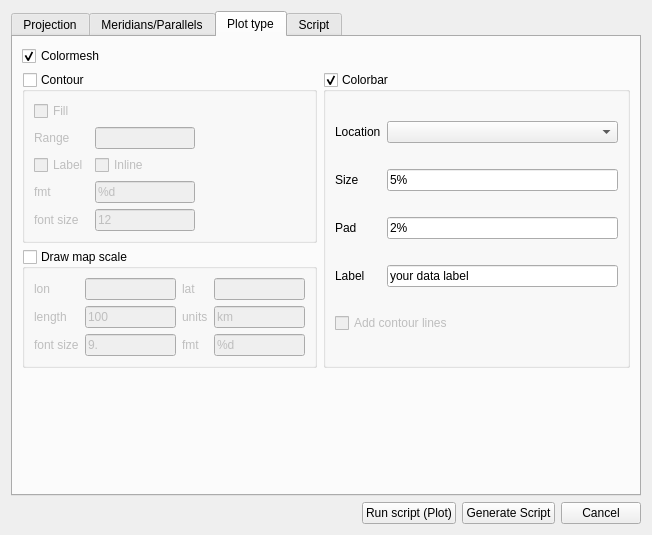
<?xml version="1.0" encoding="UTF-8"?>
<ui version="4.0">
 <class>Dialog</class>
 <widget class="QDialog" name="Dialog">
  <property name="geometry">
   <rect>
    <x>0</x>
    <y>0</y>
    <width>652</width>
    <height>535</height>
   </rect>
  </property>
  <property name="windowTitle">
   <string>Dialog</string>
  </property>
  <layout class="QGridLayout" name="gridLayout_3">
   <item row="0" column="0">
    <widget class="QTabWidget" name="tabWidget">
     <property name="currentIndex">
      <number>2</number>
     </property>
     <widget class="QWidget" name="tab_1">
      <attribute name="title">
       <string>Projection</string>
      </attribute>
      <layout class="QGridLayout" name="gridLayout_8">
       <item row="5" column="0">
        <spacer name="verticalSpacer">
         <property name="orientation">
          <enum>Qt::Vertical</enum>
         </property>
         <property name="sizeHint" stdset="0">
          <size>
           <width>20</width>
           <height>40</height>
          </size>
         </property>
        </spacer>
       </item>
       <item row="6" column="0">
        <widget class="Line" name="line_2">
         <property name="orientation">
          <enum>Qt::Horizontal</enum>
         </property>
        </widget>
       </item>
       <item row="3" column="0">
        <widget class="Line" name="line">
         <property name="orientation">
          <enum>Qt::Horizontal</enum>
         </property>
        </widget>
       </item>
       <item row="1" column="0">
        <layout class="QHBoxLayout" name="horizontalLayout_7">
         <item>
          <widget class="QLabel" name="label_32">
           <property name="minimumSize">
            <size>
             <width>100</width>
             <height>0</height>
            </size>
           </property>
           <property name="maximumSize">
            <size>
             <width>100</width>
             <height>16777215</height>
            </size>
           </property>
           <property name="text">
            <string>Resolution</string>
           </property>
          </widget>
         </item>
         <item>
          <widget class="QComboBox" name="comboBox_projectionResolution"/>
         </item>
         <item>
          <spacer name="horizontalSpacer_4">
           <property name="orientation">
            <enum>Qt::Horizontal</enum>
           </property>
           <property name="sizeHint" stdset="0">
            <size>
             <width>40</width>
             <height>20</height>
            </size>
           </property>
          </spacer>
         </item>
        </layout>
       </item>
       <item row="0" column="0">
        <layout class="QHBoxLayout" name="horizontalLayout_6">
         <item>
          <widget class="QLabel" name="label">
           <property name="sizePolicy">
            <sizepolicy hsizetype="Preferred" vsizetype="Fixed">
             <horstretch>0</horstretch>
             <verstretch>0</verstretch>
            </sizepolicy>
           </property>
           <property name="maximumSize">
            <size>
             <width>100</width>
             <height>16777215</height>
            </size>
           </property>
           <property name="text">
            <string>Projection</string>
           </property>
          </widget>
         </item>
         <item>
          <widget class="QComboBox" name="comboBox_selectProjection"/>
         </item>
        </layout>
       </item>
       <item row="4" column="0">
        <layout class="QHBoxLayout" name="horizontalLayout_4">
         <item>
          <widget class="QCheckBox" name="checkBox_drawCoasline">
           <property name="text">
            <string>Draw Coastlines</string>
           </property>
           <property name="checked">
            <bool>true</bool>
           </property>
          </widget>
         </item>
         <item>
          <layout class="QHBoxLayout" name="horizontalLayout">
           <item>
            <widget class="QCheckBox" name="checkBox_drawRiver">
             <property name="text">
              <string>Draw Rivers</string>
             </property>
             <property name="checked">
              <bool>true</bool>
             </property>
            </widget>
           </item>
           <item>
            <widget class="QFrame" name="frame_fillRiverColor">
             <property name="minimumSize">
              <size>
               <width>20</width>
               <height>0</height>
              </size>
             </property>
             <property name="frameShape">
              <enum>QFrame::StyledPanel</enum>
             </property>
             <property name="frameShadow">
              <enum>QFrame::Sunken</enum>
             </property>
            </widget>
           </item>
          </layout>
         </item>
         <item>
          <layout class="QHBoxLayout" name="horizontalLayout_3">
           <item>
            <widget class="QCheckBox" name="checkBox_fillContinent">
             <property name="text">
              <string>Fill Continents</string>
             </property>
             <property name="checked">
              <bool>true</bool>
             </property>
            </widget>
           </item>
           <item>
            <widget class="QFrame" name="frame_fillContinentColor">
             <property name="minimumSize">
              <size>
               <width>20</width>
               <height>0</height>
              </size>
             </property>
             <property name="frameShape">
              <enum>QFrame::StyledPanel</enum>
             </property>
             <property name="frameShadow">
              <enum>QFrame::Sunken</enum>
             </property>
            </widget>
           </item>
          </layout>
         </item>
         <item>
          <layout class="QHBoxLayout" name="horizontalLayout_2">
           <item>
            <widget class="QCheckBox" name="checkBox_fillOcean">
             <property name="text">
              <string>Fill Oceans</string>
             </property>
             <property name="checked">
              <bool>true</bool>
             </property>
            </widget>
           </item>
           <item>
            <widget class="QFrame" name="frame_fillOceanColor">
             <property name="minimumSize">
              <size>
               <width>20</width>
               <height>0</height>
              </size>
             </property>
             <property name="frameShape">
              <enum>QFrame::StyledPanel</enum>
             </property>
             <property name="frameShadow">
              <enum>QFrame::Sunken</enum>
             </property>
            </widget>
           </item>
          </layout>
         </item>
        </layout>
       </item>
       <item row="2" column="0">
        <layout class="QHBoxLayout" name="horizontalLayout_5">
         <item>
          <widget class="QGroupBox" name="groupBox_project_Kwargs1">
           <property name="title">
            <string>Option 1</string>
           </property>
           <property name="flat">
            <bool>false</bool>
           </property>
           <property name="checkable">
            <bool>false</bool>
           </property>
           <layout class="QGridLayout" name="gridLayout_2">
            <item row="0" column="0">
             <widget class="QLabel" name="label_2">
              <property name="text">
               <string>llcrnrlon</string>
              </property>
             </widget>
            </item>
            <item row="0" column="1">
             <widget class="QLineEdit" name="lineEdit_llcrnrlon">
              <property name="text">
               <string>0</string>
              </property>
             </widget>
            </item>
            <item row="1" column="0">
             <widget class="QLabel" name="label_3">
              <property name="text">
               <string>llcrnrlat</string>
              </property>
             </widget>
            </item>
            <item row="1" column="1">
             <widget class="QLineEdit" name="lineEdit_llcrnrlat">
              <property name="text">
               <string>0</string>
              </property>
             </widget>
            </item>
            <item row="2" column="0">
             <widget class="QLabel" name="label_4">
              <property name="text">
               <string>urcrnrlon</string>
              </property>
             </widget>
            </item>
            <item row="2" column="1">
             <widget class="QLineEdit" name="lineEdit_urcrnrlon">
              <property name="text">
               <string>10</string>
              </property>
             </widget>
            </item>
            <item row="3" column="0">
             <widget class="QLabel" name="label_5">
              <property name="text">
               <string>urcrnrlat</string>
              </property>
             </widget>
            </item>
            <item row="3" column="1">
             <widget class="QLineEdit" name="lineEdit_urcrnrlat">
              <property name="text">
               <string>10</string>
              </property>
             </widget>
            </item>
           </layout>
          </widget>
         </item>
         <item>
          <widget class="QGroupBox" name="groupBox_project_Kwargs2">
           <property name="title">
            <string>Option 2</string>
           </property>
           <property name="flat">
            <bool>false</bool>
           </property>
           <property name="checkable">
            <bool>false</bool>
           </property>
           <property name="checked">
            <bool>false</bool>
           </property>
           <layout class="QGridLayout" name="gridLayout">
            <item row="0" column="0">
             <widget class="QLabel" name="label_7">
              <property name="text">
               <string>width</string>
              </property>
             </widget>
            </item>
            <item row="0" column="1">
             <widget class="QLineEdit" name="lineEdit_width"/>
            </item>
            <item row="1" column="0">
             <widget class="QLabel" name="label_8">
              <property name="text">
               <string>height</string>
              </property>
             </widget>
            </item>
            <item row="1" column="1">
             <widget class="QLineEdit" name="lineEdit_height"/>
            </item>
            <item row="2" column="0">
             <widget class="QLabel" name="label_6">
              <property name="text">
               <string>lon_0</string>
              </property>
             </widget>
            </item>
            <item row="2" column="1">
             <widget class="QLineEdit" name="lineEdit_lon0"/>
            </item>
            <item row="3" column="0">
             <widget class="QLabel" name="label_9">
              <property name="text">
               <string>lat_0</string>
              </property>
             </widget>
            </item>
            <item row="3" column="1">
             <widget class="QLineEdit" name="lineEdit_lat0"/>
            </item>
           </layout>
          </widget>
         </item>
        </layout>
       </item>
      </layout>
      <zorder>line</zorder>
      <zorder>line_2</zorder>
      <zorder>verticalSpacer</zorder>
     </widget>
     <widget class="QWidget" name="tab_2">
      <attribute name="title">
       <string>Meridians/Parallels</string>
      </attribute>
      <layout class="QGridLayout" name="gridLayout_9">
       <item row="1" column="0">
        <widget class="QGroupBox" name="groupBox_parallels">
         <property name="title">
          <string>Parallels</string>
         </property>
         <property name="checkable">
          <bool>true</bool>
         </property>
         <property name="checked">
          <bool>false</bool>
         </property>
         <layout class="QGridLayout" name="gridLayout_7">
          <item row="0" column="0">
           <widget class="QLabel" name="label_20">
            <property name="text">
             <string>Range</string>
            </property>
           </widget>
          </item>
          <item row="0" column="1">
           <widget class="QLineEdit" name="lineEdit_par_range">
            <property name="text">
             <string>-90, 100, 10</string>
            </property>
           </widget>
          </item>
          <item row="0" column="3">
           <spacer name="horizontalSpacer_3">
            <property name="orientation">
             <enum>Qt::Horizontal</enum>
            </property>
            <property name="sizeHint" stdset="0">
             <size>
              <width>130</width>
              <height>20</height>
             </size>
            </property>
           </spacer>
          </item>
          <item row="1" column="0">
           <widget class="QPushButton" name="pushButton_par_color">
            <property name="text">
             <string>Color</string>
            </property>
           </widget>
          </item>
          <item row="1" column="1">
           <widget class="QFrame" name="frame_par_color">
            <property name="minimumSize">
             <size>
              <width>20</width>
              <height>0</height>
             </size>
            </property>
            <property name="frameShape">
             <enum>QFrame::StyledPanel</enum>
            </property>
            <property name="frameShadow">
             <enum>QFrame::Sunken</enum>
            </property>
           </widget>
          </item>
          <item row="1" column="2">
           <widget class="QLabel" name="label_21">
            <property name="text">
             <string>zorder</string>
            </property>
           </widget>
          </item>
          <item row="1" column="3">
           <widget class="QLineEdit" name="lineEdit_par_zorder">
            <property name="text">
             <string>None</string>
            </property>
           </widget>
          </item>
          <item row="2" column="0">
           <widget class="QLabel" name="label_22">
            <property name="text">
             <string>Linewidth</string>
            </property>
           </widget>
          </item>
          <item row="2" column="1">
           <widget class="QLineEdit" name="lineEdit_par_linewidth">
            <property name="text">
             <string>1.0</string>
            </property>
           </widget>
          </item>
          <item row="2" column="2">
           <widget class="QLabel" name="label_23">
            <property name="text">
             <string>Labels</string>
            </property>
           </widget>
          </item>
          <item row="2" column="3">
           <widget class="QLineEdit" name="lineEdit_par_labels">
            <property name="text">
             <string>0, 0, 0, 0</string>
            </property>
           </widget>
          </item>
          <item row="3" column="0">
           <widget class="QLabel" name="label_24">
            <property name="text">
             <string>Dashes</string>
            </property>
           </widget>
          </item>
          <item row="3" column="1">
           <widget class="QLineEdit" name="lineEdit_par_dashes">
            <property name="text">
             <string>1, 1</string>
            </property>
           </widget>
          </item>
          <item row="3" column="2">
           <widget class="QLabel" name="label_25">
            <property name="text">
             <string>format</string>
            </property>
           </widget>
          </item>
          <item row="3" column="3">
           <widget class="QLineEdit" name="lineEdit_par_fmt">
            <property name="text">
             <string>%g</string>
            </property>
           </widget>
          </item>
         </layout>
        </widget>
       </item>
       <item row="0" column="0">
        <widget class="QGroupBox" name="groupBox_meridians">
         <property name="title">
          <string>Meridians</string>
         </property>
         <property name="checkable">
          <bool>true</bool>
         </property>
         <property name="checked">
          <bool>false</bool>
         </property>
         <layout class="QGridLayout" name="gridLayout_5">
          <item row="0" column="0">
           <widget class="QLabel" name="label_14">
            <property name="text">
             <string>Range</string>
            </property>
           </widget>
          </item>
          <item row="0" column="1">
           <widget class="QLineEdit" name="lineEdit_mer_range">
            <property name="text">
             <string>0, 380, 20</string>
            </property>
           </widget>
          </item>
          <item row="0" column="3">
           <spacer name="horizontalSpacer_2">
            <property name="orientation">
             <enum>Qt::Horizontal</enum>
            </property>
            <property name="sizeHint" stdset="0">
             <size>
              <width>130</width>
              <height>20</height>
             </size>
            </property>
           </spacer>
          </item>
          <item row="1" column="0">
           <widget class="QPushButton" name="pushButton_mer_color">
            <property name="text">
             <string>Color</string>
            </property>
           </widget>
          </item>
          <item row="1" column="1">
           <widget class="QFrame" name="frame_mer_color">
            <property name="minimumSize">
             <size>
              <width>20</width>
              <height>0</height>
             </size>
            </property>
            <property name="frameShape">
             <enum>QFrame::StyledPanel</enum>
            </property>
            <property name="frameShadow">
             <enum>QFrame::Sunken</enum>
            </property>
           </widget>
          </item>
          <item row="1" column="2">
           <widget class="QLabel" name="label_17">
            <property name="text">
             <string>zorder</string>
            </property>
           </widget>
          </item>
          <item row="1" column="3">
           <widget class="QLineEdit" name="lineEdit_mer_zorder">
            <property name="text">
             <string>None</string>
            </property>
           </widget>
          </item>
          <item row="2" column="0">
           <widget class="QLabel" name="label_15">
            <property name="text">
             <string>Linewidth</string>
            </property>
           </widget>
          </item>
          <item row="2" column="1">
           <widget class="QLineEdit" name="lineEdit_mer_linewidth">
            <property name="text">
             <string>1.0</string>
            </property>
           </widget>
          </item>
          <item row="2" column="2">
           <widget class="QLabel" name="label_18">
            <property name="text">
             <string>Labels</string>
            </property>
           </widget>
          </item>
          <item row="2" column="3">
           <widget class="QLineEdit" name="lineEdit_mer_labels">
            <property name="text">
             <string>0, 0, 0, 0</string>
            </property>
           </widget>
          </item>
          <item row="3" column="0">
           <widget class="QLabel" name="label_16">
            <property name="text">
             <string>Dashes</string>
            </property>
           </widget>
          </item>
          <item row="3" column="1">
           <widget class="QLineEdit" name="lineEdit_mer_dashes">
            <property name="text">
             <string>1, 1</string>
            </property>
           </widget>
          </item>
          <item row="3" column="2">
           <widget class="QLabel" name="label_19">
            <property name="text">
             <string>format</string>
            </property>
           </widget>
          </item>
          <item row="3" column="3">
           <widget class="QLineEdit" name="lineEdit_mer_fmt">
            <property name="text">
             <string>%g</string>
            </property>
           </widget>
          </item>
         </layout>
        </widget>
       </item>
       <item row="2" column="0">
        <spacer name="verticalSpacer_2">
         <property name="orientation">
          <enum>Qt::Vertical</enum>
         </property>
         <property name="sizeHint" stdset="0">
          <size>
           <width>20</width>
           <height>40</height>
          </size>
         </property>
        </spacer>
       </item>
      </layout>
     </widget>
     <widget class="QWidget" name="tab_3">
      <attribute name="title">
       <string>Plot type</string>
      </attribute>
      <layout class="QGridLayout" name="gridLayout_10">
       <item row="1" column="0">
        <widget class="QGroupBox" name="groupBox_contour">
         <property name="title">
          <string>Contour</string>
         </property>
         <property name="checkable">
          <bool>true</bool>
         </property>
         <property name="checked">
          <bool>false</bool>
         </property>
         <layout class="QGridLayout" name="gridLayout_4">
          <item row="0" column="0">
           <widget class="QCheckBox" name="checkBox_contour_fill">
            <property name="text">
             <string>Fill</string>
            </property>
           </widget>
          </item>
          <item row="0" column="1">
           <spacer name="horizontalSpacer">
            <property name="orientation">
             <enum>Qt::Horizontal</enum>
            </property>
            <property name="sizeHint" stdset="0">
             <size>
              <width>84</width>
              <height>12</height>
             </size>
            </property>
           </spacer>
          </item>
          <item row="1" column="0">
           <widget class="QLabel" name="label_11">
            <property name="text">
             <string>Range</string>
            </property>
           </widget>
          </item>
          <item row="1" column="1">
           <widget class="QLineEdit" name="lineEdit_contour_range">
            <property name="minimumSize">
             <size>
              <width>50</width>
              <height>0</height>
             </size>
            </property>
            <property name="maximumSize">
             <size>
              <width>100</width>
              <height>16777215</height>
             </size>
            </property>
           </widget>
          </item>
          <item row="2" column="0">
           <widget class="QCheckBox" name="checkBox_contour_label">
            <property name="text">
             <string>Label</string>
            </property>
           </widget>
          </item>
          <item row="2" column="1">
           <widget class="QCheckBox" name="checkBox_contour_label_inline">
            <property name="enabled">
             <bool>false</bool>
            </property>
            <property name="text">
             <string>Inline</string>
            </property>
           </widget>
          </item>
          <item row="3" column="0">
           <widget class="QLabel" name="label_12">
            <property name="text">
             <string>fmt</string>
            </property>
           </widget>
          </item>
          <item row="3" column="1">
           <widget class="QLineEdit" name="lineEdit_contour_lable_fmt">
            <property name="enabled">
             <bool>false</bool>
            </property>
            <property name="minimumSize">
             <size>
              <width>50</width>
              <height>0</height>
             </size>
            </property>
            <property name="maximumSize">
             <size>
              <width>100</width>
              <height>16777215</height>
             </size>
            </property>
            <property name="text">
             <string>%d</string>
            </property>
           </widget>
          </item>
          <item row="4" column="0">
           <widget class="QLabel" name="label_13">
            <property name="text">
             <string>font size</string>
            </property>
           </widget>
          </item>
          <item row="4" column="1">
           <widget class="QLineEdit" name="lineEdit_contour_label_fntsize">
            <property name="enabled">
             <bool>false</bool>
            </property>
            <property name="minimumSize">
             <size>
              <width>50</width>
              <height>0</height>
             </size>
            </property>
            <property name="maximumSize">
             <size>
              <width>100</width>
              <height>16777215</height>
             </size>
            </property>
            <property name="text">
             <string>12</string>
            </property>
           </widget>
          </item>
         </layout>
        </widget>
       </item>
       <item row="2" column="0">
        <widget class="QGroupBox" name="groupBox_scale">
         <property name="enabled">
          <bool>true</bool>
         </property>
         <property name="title">
          <string>Draw map scale</string>
         </property>
         <property name="checkable">
          <bool>true</bool>
         </property>
         <property name="checked">
          <bool>false</bool>
         </property>
         <layout class="QGridLayout" name="gridLayout_12">
          <item row="2" column="2">
           <widget class="QLabel" name="label_36">
            <property name="text">
             <string>fmt</string>
            </property>
           </widget>
          </item>
          <item row="2" column="0">
           <widget class="QLabel" name="label_35">
            <property name="text">
             <string>font size</string>
            </property>
           </widget>
          </item>
          <item row="0" column="0">
           <widget class="QLabel" name="label_29">
            <property name="text">
             <string>lon</string>
            </property>
           </widget>
          </item>
          <item row="1" column="2">
           <widget class="QLabel" name="label_34">
            <property name="text">
             <string>units</string>
            </property>
           </widget>
          </item>
          <item row="1" column="0">
           <widget class="QLabel" name="label_31">
            <property name="text">
             <string>length</string>
            </property>
           </widget>
          </item>
          <item row="0" column="2">
           <widget class="QLabel" name="label_30">
            <property name="text">
             <string>lat</string>
            </property>
           </widget>
          </item>
          <item row="0" column="3">
           <widget class="QLineEdit" name="lineEdit_scale_lat">
            <property name="maximumSize">
             <size>
              <width>100</width>
              <height>16777215</height>
             </size>
            </property>
           </widget>
          </item>
          <item row="1" column="1">
           <widget class="QLineEdit" name="lineEdit_scale_length">
            <property name="maximumSize">
             <size>
              <width>100</width>
              <height>16777215</height>
             </size>
            </property>
            <property name="text">
             <string>100</string>
            </property>
           </widget>
          </item>
          <item row="0" column="1">
           <widget class="QLineEdit" name="lineEdit_scale_lon">
            <property name="maximumSize">
             <size>
              <width>100</width>
              <height>16777215</height>
             </size>
            </property>
           </widget>
          </item>
          <item row="1" column="3">
           <widget class="QLineEdit" name="lineEdit_scale_units">
            <property name="maximumSize">
             <size>
              <width>100</width>
              <height>16777215</height>
             </size>
            </property>
            <property name="text">
             <string>km</string>
            </property>
           </widget>
          </item>
          <item row="2" column="1">
           <widget class="QLineEdit" name="lineEdit_scale_fontsize">
            <property name="maximumSize">
             <size>
              <width>100</width>
              <height>16777215</height>
             </size>
            </property>
            <property name="text">
             <string>9.</string>
            </property>
           </widget>
          </item>
          <item row="2" column="3">
           <widget class="QLineEdit" name="lineEdit_scale_fmt">
            <property name="maximumSize">
             <size>
              <width>100</width>
              <height>16777215</height>
             </size>
            </property>
            <property name="text">
             <string>%d</string>
            </property>
           </widget>
          </item>
         </layout>
        </widget>
       </item>
       <item row="1" column="2" rowspan="2">
        <widget class="QGroupBox" name="groupBox_cbar">
         <property name="title">
          <string>Colorbar</string>
         </property>
         <property name="checkable">
          <bool>true</bool>
         </property>
         <layout class="QGridLayout" name="gridLayout_11">
          <item row="0" column="0">
           <widget class="QLabel" name="label_26">
            <property name="text">
             <string>Location</string>
            </property>
           </widget>
          </item>
          <item row="0" column="1">
           <widget class="QComboBox" name="comboBox_cbar_loc"/>
          </item>
          <item row="1" column="0">
           <widget class="QLabel" name="label_27">
            <property name="text">
             <string>Size</string>
            </property>
           </widget>
          </item>
          <item row="1" column="1">
           <widget class="QLineEdit" name="lineEdit_cbar_size">
            <property name="text">
             <string>5%</string>
            </property>
           </widget>
          </item>
          <item row="2" column="0">
           <widget class="QLabel" name="label_28">
            <property name="text">
             <string>Pad</string>
            </property>
           </widget>
          </item>
          <item row="2" column="1">
           <widget class="QLineEdit" name="lineEdit_cbar_pad">
            <property name="text">
             <string>2%</string>
            </property>
           </widget>
          </item>
          <item row="3" column="0">
           <widget class="QLabel" name="label_33">
            <property name="text">
             <string>Label</string>
            </property>
           </widget>
          </item>
          <item row="3" column="1">
           <widget class="QLineEdit" name="lineEdit_cbar_label">
            <property name="text">
             <string>your data label</string>
            </property>
           </widget>
          </item>
          <item row="4" column="0" colspan="2">
           <widget class="QCheckBox" name="checkBox_cbar_addcontourlines">
            <property name="enabled">
             <bool>false</bool>
            </property>
            <property name="text">
             <string>Add contour lines</string>
            </property>
           </widget>
          </item>
         </layout>
        </widget>
       </item>
       <item row="0" column="2">
        <spacer name="horizontalSpacer_5">
         <property name="orientation">
          <enum>Qt::Horizontal</enum>
         </property>
         <property name="sizeHint" stdset="0">
          <size>
           <width>325</width>
           <height>20</height>
          </size>
         </property>
        </spacer>
       </item>
       <item row="0" column="0">
        <widget class="QCheckBox" name="checkBox_pcolormesh">
         <property name="text">
          <string>Colormesh</string>
         </property>
         <property name="checked">
          <bool>true</bool>
         </property>
        </widget>
       </item>
       <item row="3" column="2">
        <spacer name="verticalSpacer_3">
         <property name="orientation">
          <enum>Qt::Vertical</enum>
         </property>
         <property name="sizeHint" stdset="0">
          <size>
           <width>20</width>
           <height>40</height>
          </size>
         </property>
        </spacer>
       </item>
      </layout>
     </widget>
     <widget class="QWidget" name="tab_4">
      <attribute name="title">
       <string>Script</string>
      </attribute>
      <layout class="QGridLayout" name="gridLayout_6">
       <item row="0" column="0">
        <widget class="QTextEdit" name="textEdit"/>
       </item>
      </layout>
     </widget>
    </widget>
   </item>
   <item row="1" column="0">
    <layout class="QHBoxLayout" name="horizontalLayout_8">
     <item>
      <spacer name="horizontalSpacer_6">
       <property name="orientation">
        <enum>Qt::Horizontal</enum>
       </property>
       <property name="sizeHint" stdset="0">
        <size>
         <width>40</width>
         <height>20</height>
        </size>
       </property>
      </spacer>
     </item>
     <item>
      <widget class="QPushButton" name="pushButton_run">
       <property name="text">
        <string>Run script (Plot)</string>
       </property>
      </widget>
     </item>
     <item>
      <widget class="QPushButton" name="pushButton_gen">
       <property name="text">
        <string>Generate Script</string>
       </property>
      </widget>
     </item>
     <item>
      <widget class="QPushButton" name="pushButton_cancel">
       <property name="text">
        <string>Cancel</string>
       </property>
      </widget>
     </item>
    </layout>
   </item>
  </layout>
 </widget>
 <resources/>
 <connections/>
</ui>
